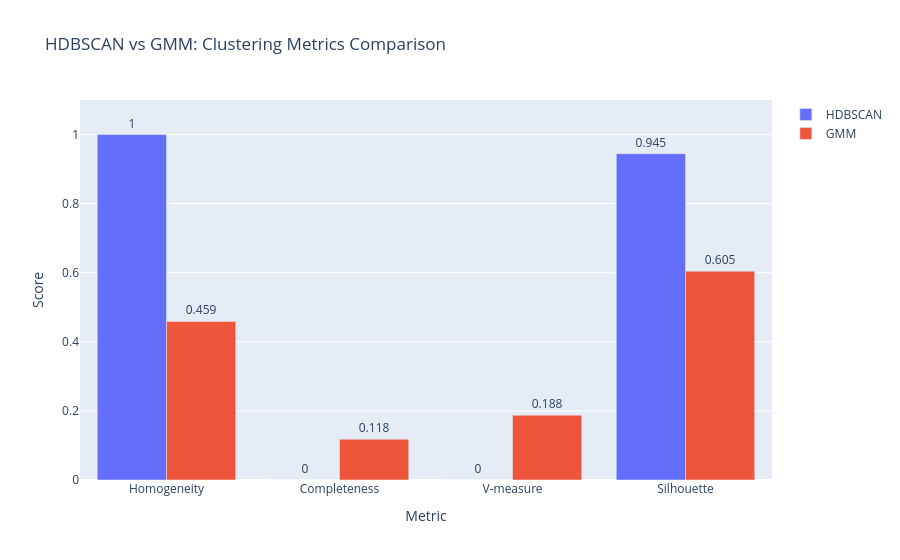

Notebook code for this chart:
### Code cell
# Visual comparison of all metrics between HDBSCAN and GMM
fig = go.Figure()

for model in comparison_df.columns:
    fig.add_trace(go.Bar(
        name=model,
        x=comparison_df.index,
        y=comparison_df[model],
        text=comparison_df[model].round(3),
        textposition='outside'
    ))

fig.update_layout(
    title='HDBSCAN vs GMM: Clustering Metrics Comparison',
    xaxis_title='Metric',
    yaxis_title='Score',
    yaxis_range=[0, 1.1],
    barmode='group',
    hovermode='x unified'
)
fig.show()

print("\n Interpretation:")
print("  • Homogeneity: How many samples from same attack group are in same cluster")
print("  • Completeness: How many samples from same attack group are in one cluster")
print("  • V-measure: Harmonic mean of homogeneity and completeness")
print("  • Silhouette: Measure of cluster cohesion and separation")

### Figure 1 — Plotly figure (JSON) as saved in the notebook; plotly's stock layout.template omitted (floating-point values rounded to 4 significant figures)
{"data": [{"name": "HDBSCAN", "text": [1.0, 0.0, 0.0, 0.945], "textposition": "outside", "type": "bar", "x": ["Homogeneity", "Completeness", "V-measure", "Silhouette"], "y": [1.0, 0.0, 0.0, 0.9447]}, {"name": "GMM", "text": [0.459, 0.118, 0.188, 0.605], "textposition": "outside", "type": "bar", "x": ["Homogeneity", "Completeness", "V-measure", "Silhouette"], "y": [0.4589, 0.1179, 0.1876, 0.6046]}], "layout": {"barmode": "group", "hovermode": "x unified", "title": {"text": "HDBSCAN vs GMM: Clustering Metrics Comparison"}, "xaxis": {"title": {"text": "Metric"}}, "yaxis": {"range": [0, 1.1], "title": {"text": "Score"}}}}
